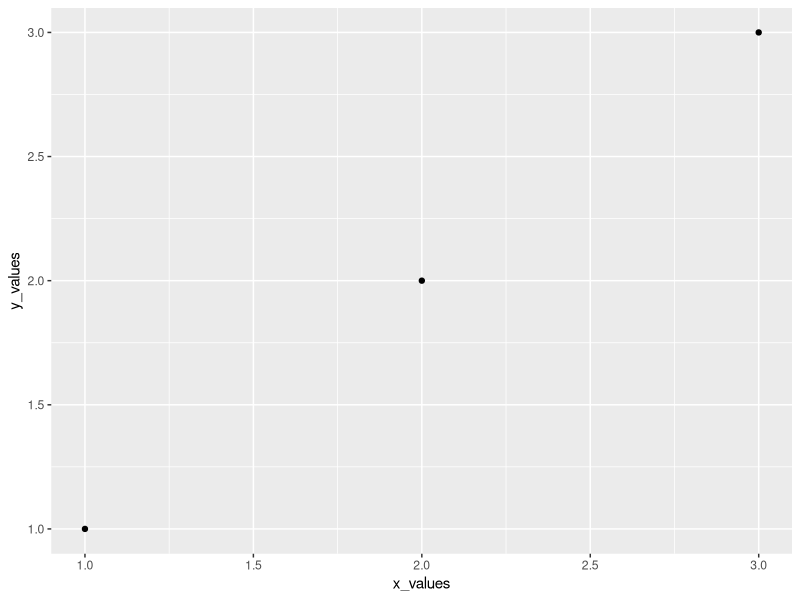

Recreate this plot in R.
x_values <- seq(1, 3)
y_values <- seq(1,3)

library(ggplot2)
ggplot() +
  geom_point(aes(x=x_values, y = y_values))

install.packages("rmarkdown")

